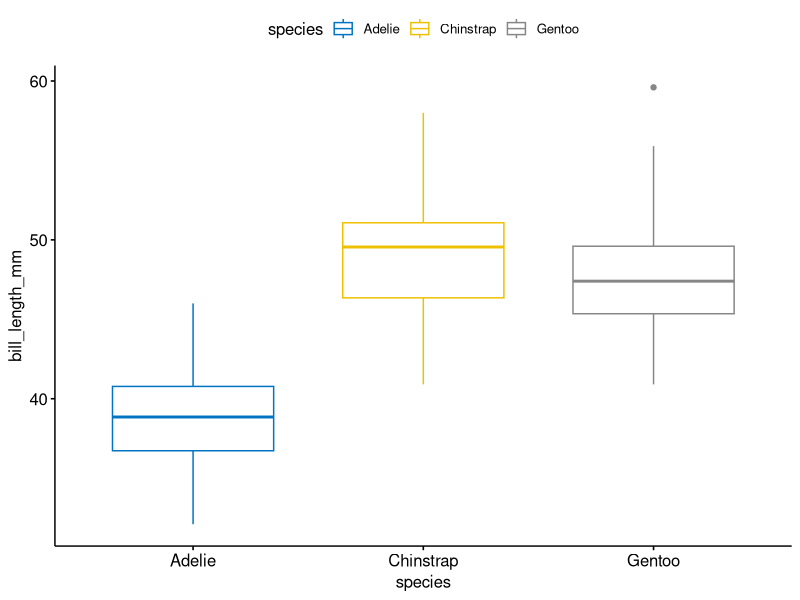
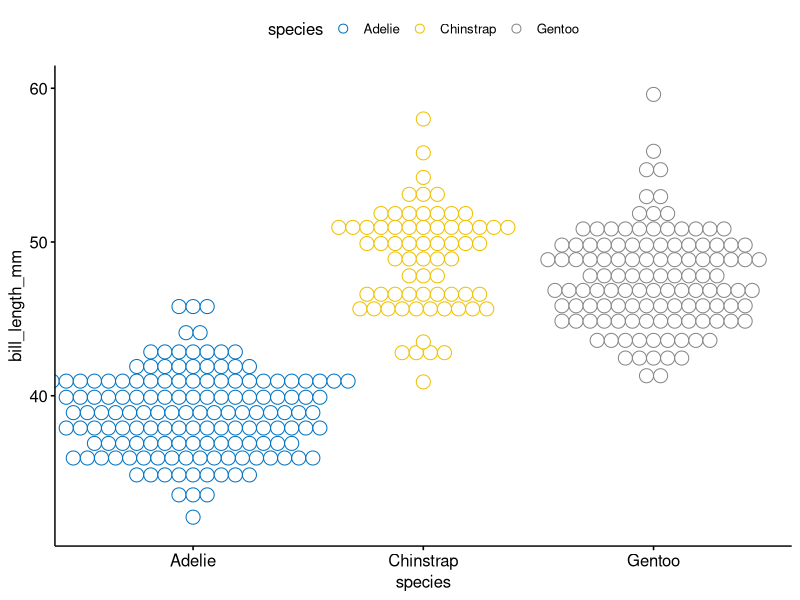
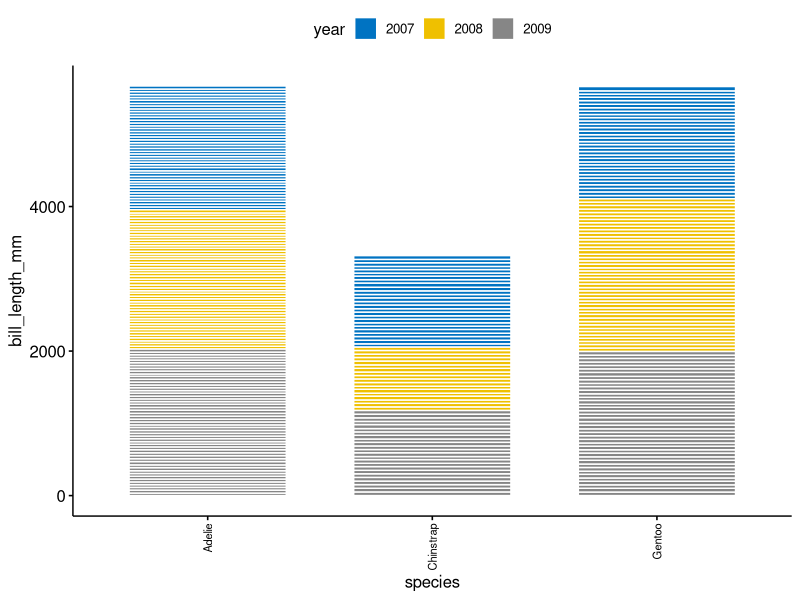
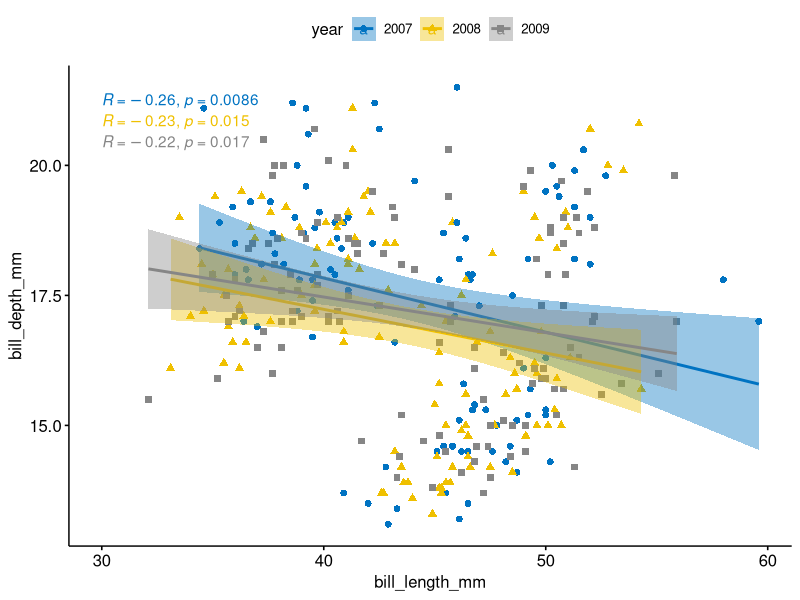
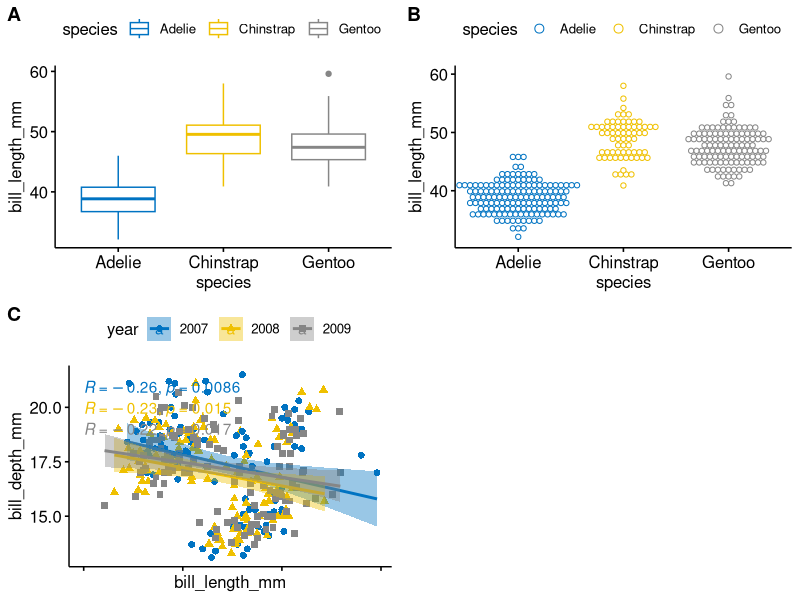
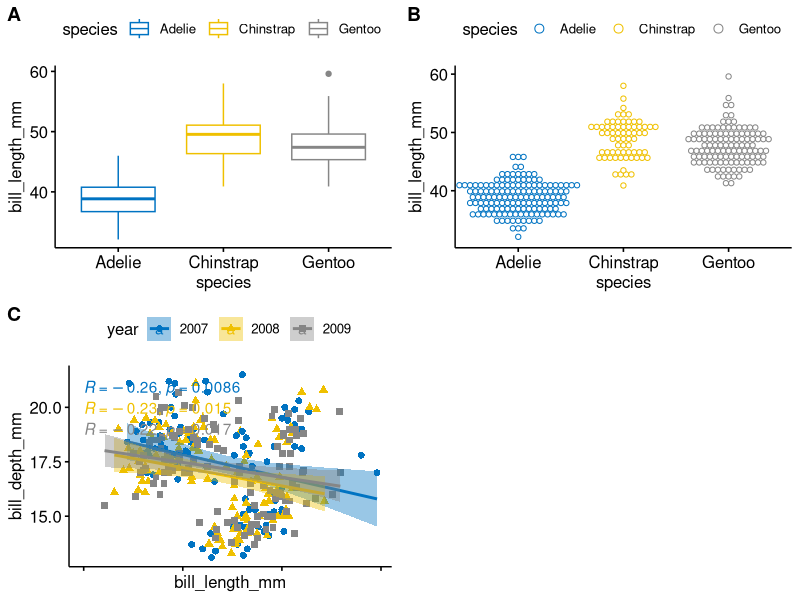
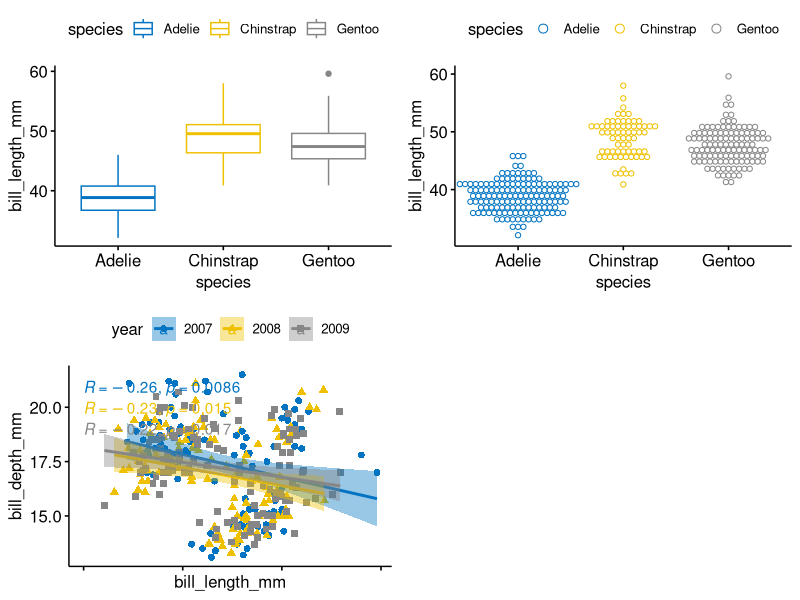
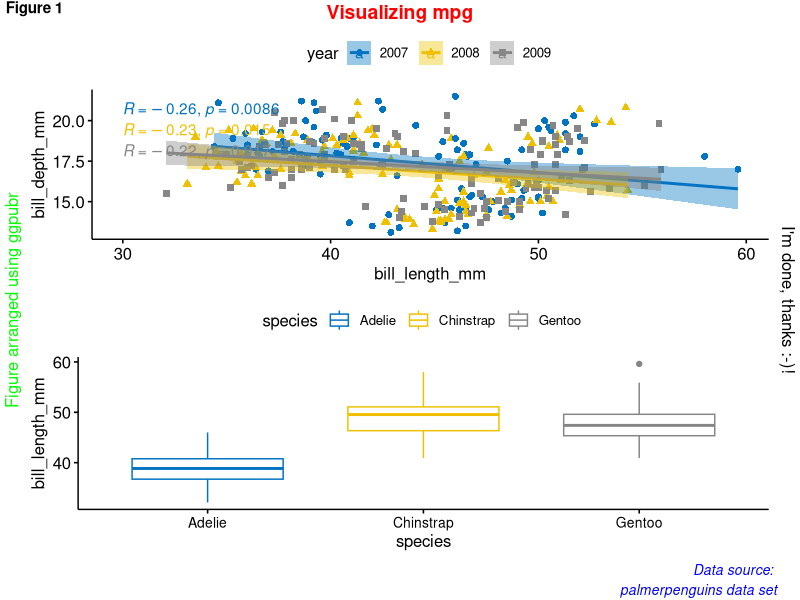

Reproduce these figures in R, in order.
# import data dan cleaning
library(tidyverse)
library(palmerpenguins)
data("penguins")
penguin_clear <- na.omit(penguins)
penguin_clear$year <- as.factor(penguin_clear$year)


# load ggpubr
library(ggpubr)
library(ggplot2)


# create boxplot
bxp <- ggboxplot(penguin_clear,x = "species", y="bill_length_mm",color = "species",palette = "jco")
bxp

# create dot plot
dp <- ggdotplot(penguin_clear,x="species",y= "bill_length_mm",color = "species",palette = "jco")
dp

# create bar plot
bp <- ggbarplot(penguin_clear, x = "species", y = "bill_length_mm",fill = "year",color = "white",
                palette="jco",sort.by.groups = T,x.text.angle= 90)
bp + font("x.text", size = 8)


# create scatter plot

sp <- ggscatter(penguin_clear, x = "bill_length_mm", y = "bill_depth_mm",
                add = "reg.line",               
                conf.int = TRUE,                
                color = "year", palette = "jco", 
                shape = "year"                   
)+
  stat_cor(aes(color = year), label.x = 30)  

sp

## arrange
# menggunakan ggarange
ggarrange(bxp, dp, sp  + rremove("x.text"), 
          labels = c("A", "B", "C"),
          ncol = 2, nrow = 2)

# menggunakan cowplot
library("cowplot")
plot_grid(bxp, dp, sp  + rremove("x.text"), 
          labels = c("A", "B", "C"),
          ncol = 2, nrow = 2)

# menggunakan grid arrange
library("gridExtra")
grid.arrange(bxp, dp, sp   + rremove("x.text"), 
             ncol = 2, nrow = 2)



# create a figure
figure <- ggarrange(sp, bxp + font("x.text", size = 10),
                    ncol = 1, nrow = 2)
annotate_figure(figure,
                top = text_grob("Visualizing mpg", color = "red", face = "bold", size = 14),
                bottom = text_grob("Data source: \n palmerpenguins data set", color = "blue",
                                   hjust = 1, x = 1, face = "italic", size = 10),
                left = text_grob("Figure arranged using ggpubr", color = "green", rot = 90),
                right = "I'm done, thanks :-)!",
                fig.lab = "Figure 1", fig.lab.face = "bold"
)






